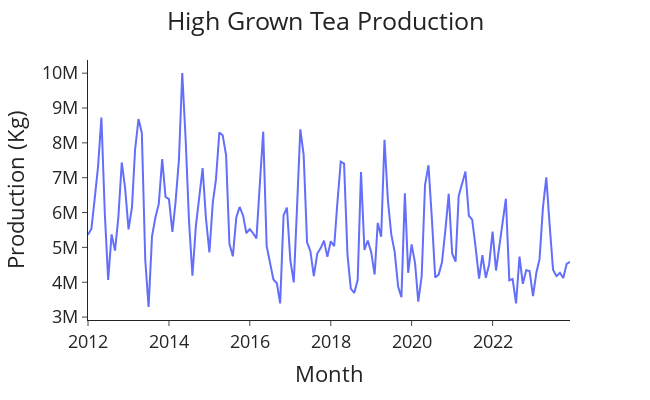

The notebook cell saved with this chart:
### Code cell
# Plot the high grown production data
plot_production_volumes(df=data, y='High_Grown_Production_(Kg)')

### Figure 1 — Plotly figure (JSON) as saved in the notebook; plotly's stock layout.template omitted (floating-point values rounded to 4 significant figures; data arrays with more than 128 entries replaced by an {"elided": "..."} marker saying what was removed)
{"data": [{"hovertemplate": "Month=%{x}<br>Production (Kg)=%{y}<extra></extra>", "legendgroup": "", "line": {"color": "#636efa", "dash": "solid"}, "marker": {"symbol": "circle"}, "mode": "lines", "name": "", "orientation": "v", "showlegend": false, "type": "scatter", "x": {"elided": "144 str values"}, "xaxis": "x", "y": {"elided": "144 float values"}, "yaxis": "y"}], "layout": {"font": {"size": 18}, "height": 400, "legend": {"tracegroupgap": 0}, "margin": {"t": 60}, "title": {"text": "High Grown Tea Production", "x": 0.5}, "width": 650, "xaxis": {"anchor": "y", "autorange": true, "domain": [0, 1], "range": ["2012-01-01", "2023-12-01"], "title": {"text": "Month"}, "type": "date"}, "yaxis": {"anchor": "x", "autorange": true, "domain": [0, 1], "range": [2916000.0, 10380000.0], "title": {"text": "Production (Kg)"}, "type": "linear"}}}
